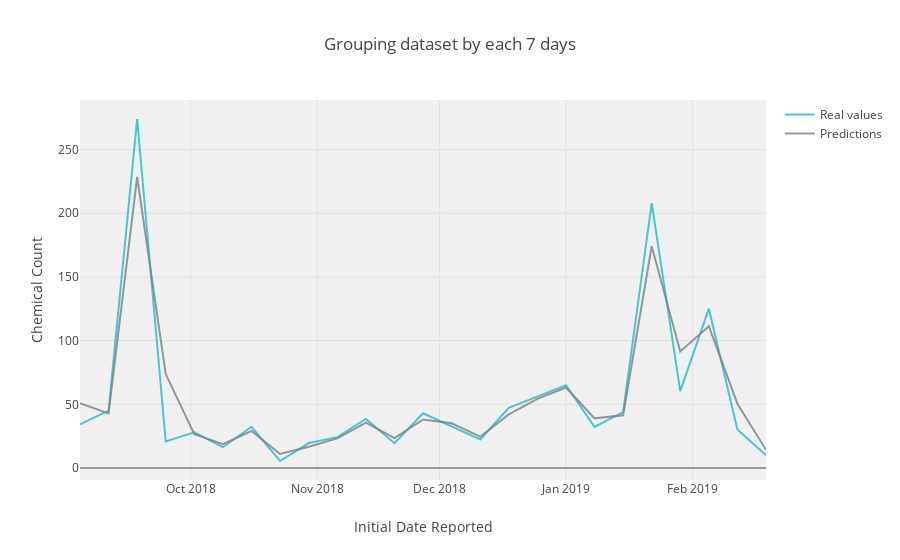

Notebook cell for this chart:
### Markdown cell above
### 5.2. Grouping dataset by each 7 days

### Code cell
# Set the datasets with the dataset_limit
dataset = data[data.index < dataset_limit]
validation = data[data.index >= dataset_limit]

print('Len(dataset) =', len(dataset))
print('Len(validation) =', len(validation))

dataset = dataset.resample('7D').mean().dropna()
validation = validation.resample('7D').mean().dropna()

print('Len(dataset) =', len(dataset))
print('Len(validation) =', len(validation))

img = all_process(dataset, validation, 'Grouping dataset by each 7 days', 'ts-grouping-by-7days')
Image(img)

### Figure 1 — Plotly figure (JSON) as saved in the notebook; plotly's stock layout.template omitted (floating-point values rounded to 4 significant figures)
{"data": [{"line": {"color": "#17BECF"}, "name": "Real values", "opacity": 0.8, "type": "scatter", "uid": "a624d023-dc9a-465c-b01c-c5d83ace6807", "x": ["2018-09-03 22:00:00", "2018-09-10 22:00:00", "2018-09-17 22:00:00", "2018-09-24 22:00:00", "2018-10-01 22:00:00", "2018-10-08 22:00:00", "2018-10-15 22:00:00", "2018-10-22 22:00:00", "2018-10-29 23:00:00", "2018-11-05 23:00:00", "2018-11-12 23:00:00", "2018-11-19 23:00:00", "2018-11-26 23:00:00", "2018-12-03 23:00:00", "2018-12-10 23:00:00", "2018-12-17 23:00:00", "2018-12-24 23:00:00", "2018-12-31 23:00:00", "2019-01-07 23:00:00", "2019-01-14 23:00:00", "2019-01-21 23:00:00", "2019-01-28 23:00:00", "2019-02-04 23:00:00", "2019-02-11 23:00:00", "2019-02-18 23:00:00"], "y": [34.2, 45, 274, 20.8, 28, 16.33, 32.4, 5.5, 19.6, 24.25, 38.5, 19.5, 43, 33, 22.4, 47.2, 56.17, 65, 32.2, 43.8, 208, 60.4, 125, 30.33, 10]}, {"line": {"color": "#7F7F7F"}, "name": "Predictions", "opacity": 0.8, "type": "scatter", "uid": "4ee0a8ea-2bf5-4fff-8656-f5c0731e3b1b", "x": ["2018-09-03 22:00:00", "2018-09-10 22:00:00", "2018-09-17 22:00:00", "2018-09-24 22:00:00", "2018-10-01 22:00:00", "2018-10-08 22:00:00", "2018-10-15 22:00:00", "2018-10-22 22:00:00", "2018-10-29 23:00:00", "2018-11-05 23:00:00", "2018-11-12 23:00:00", "2018-11-19 23:00:00", "2018-11-26 23:00:00", "2018-12-03 23:00:00", "2018-12-10 23:00:00", "2018-12-17 23:00:00", "2018-12-24 23:00:00", "2018-12-31 23:00:00", "2019-01-07 23:00:00", "2019-01-14 23:00:00", "2019-01-21 23:00:00", "2019-01-28 23:00:00", "2019-02-04 23:00:00", "2019-02-11 23:00:00", "2019-02-18 23:00:00"], "y": [50.85, 42.85, 228.5, 73.75, 26.51, 18.74, 29.08, 11.06, 16.68, 23.29, 35.55, 23.43, 38.14, 35.07, 24.59, 42.07, 54.31, 63.17, 38.99, 41.4, 174.1, 91.48, 111.3, 50.47, 14.31]}], "layout": {"plot_bgcolor": "rgba(240,240,240, 0.95)", "title": {"text": "Grouping dataset by each 7 days"}, "xaxis": {"title": {"text": "Initial Date Reported"}}, "yaxis": {"title": {"text": "Chemical Count"}}}}
